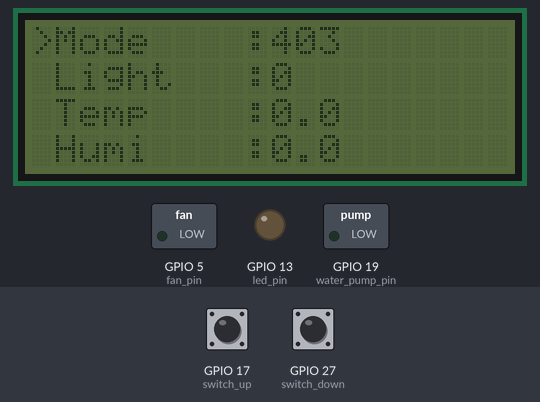
This program was run on a simulated Raspberry Pi (BCM pin numbers). Parts: 20×4 character LCD, switched loads named in the program (green lamp = pin HIGH), output pins drawn as LEDs (lit = HIGH). The inputs (shaded band) are chosen by the test bench; at power-on: GPIO 27 (switch_down) HIGH, GPIO 17 (switch_up) HIGH. Random numbers come from a fixed seed; the desktop window is not drawn, its controls go by their first labels and the mouse button is held 0.15 s.

Above: at 3.6 s.
3.7 s: GPIO 27 (switch_down) pulled LOW for 0.15 s
5.3 s: GPIO 27 (switch_down) pulled LOW for 1 s
7.8 s: GPIO 27 (switch_down) pulled LOW for 0.15 s
9.6 s: GPIO 27 (switch_down) pulled LOW for 3.2 s
At 12.94 s:
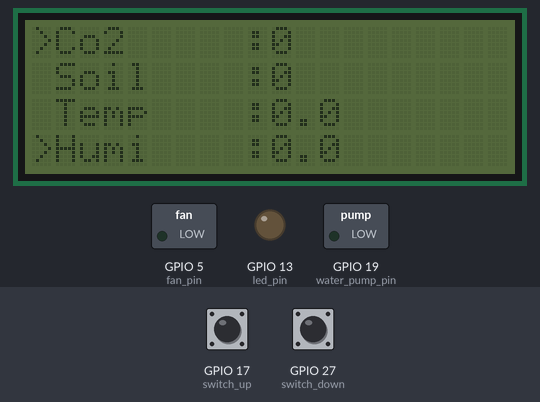
At 14.2 s:
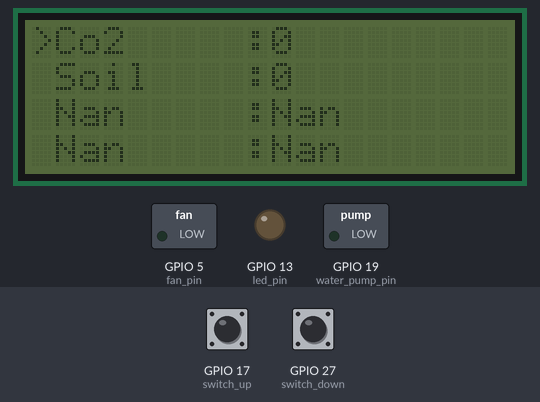
14.5 s: GPIO 27 (switch_down) pulled LOW for 0.15 s
16.2 s: GPIO 27 (switch_down) pulled LOW for 1 s
Timing chart, 0 to 19.2 s (numbered marks = the images above; inputs shaded):
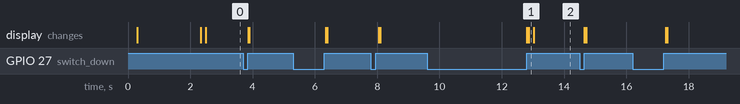

Measured:
- after the input at 9.6 s, the display: first changes after 3.2 s (image 1 shows a later state)

The program:

socketTest.py
```python
import RPi_I2C_driver      # 라즈베리파이에서 LCD를 사용하기위한 라이브러리
import RPi.GPIO as GPIO    # 라즈베리파이에서 IN OUT 제어핀을 사용하기 위한 라이브러리
import tkinter as tk       # ?
from time import *         # delay역할의 sleep의 사용 라이브러리
import socket              # socket은
import json
import requests
import random

# 서버 정보
HOST = '0.0.0.0'  # 서버의 IP 주소.
PORT = 8080  # 서버에서 사용할 포트 번호.

server_socket = socket.socket(socket.AF_INET, socket.SOCK_STREAM)
server_socket.bind((HOST, PORT))
server_socket.listen(1)

# 초기화
lcd = RPi_I2C_driver.lcd(0x27)
switch_up = 17
switch_down = 27

fan_pin = 5
servo_pin = 6
led_pin = 13
water_pump_pin = 19

lcd.backlight(0)

curr_scene = 0
curr_line = 0

# GPIO 초기화
GPIO.setmode(GPIO.BCM)  # GPIO핀을 BCM형식의 번호로 인식하기 위함?
GPIO.setwarnings(False)
GPIO.setup(switch_up, GPIO.IN, pull_up_down=GPIO.PUD_UP)
GPIO.setup(switch_down, GPIO.IN, pull_up_down=GPIO.PUD_UP)
GPIO.setup(fan_pin, GPIO.OUT)
GPIO.setup(servo_pin, GPIO.OUT)
GPIO.setup(led_pin, GPIO.OUT)
GPIO.setup(water_pump_pin, GPIO.OUT)

GPIO.output(fan_pin, GPIO.LOW)
GPIO.output(led_pin, GPIO.LOW)
GPIO.output(water_pump_pin, GPIO.LOW)
pwm = GPIO.PWM(servo_pin, 50)

# status & value
# 현재 센서값은 임의의 값 출력을 위해서 값을 일단 넣은 상태
# 이후 socket 통신으로 센서값을 받는 코드를작성하고 값을 변수에 받을 예정
# 0 = Non
light_val = 0
temp_val = 0
humi_val = 0
Co2_Val = 0
Soil_Val = 0

# actuator의 기본값 설정 이후 제어를 통해서 값을 변경하고 그값에따라 actuator 제어
fan_status = False
window_status = False
led_status = False
pump_status = False

# LCD 띄울 내용을 2차원 배열에 정리
Main_Scene_Text = [
    ["Mode    :", "Light   :", "Temp    :", "Humi    :"],
    ["Co2     :", "Soil    :", "Nan     :", "Nan     :"],
    ["Fan     :", "Motor   :", "RGB Bar :", "WPump   :"]
]

def set_angle(angle):
    duty_cycle = angle / 18.0 + 2.5  # 각도를 듀티 사이클로 변환
    pwm.ChangeDutyCycle(duty_cycle)  # 서보 모터 각도 설정
    sleep(0.3)  # 서보 모터가 제어를 받아야할 시간을 부여

# function
# callback함수로 만들어서 비동기처리를 할 수 있도록 구현
# 비동기처리? :
def button_down_callback(channel):
    global curr_line,curr_scene
    curr_line+=1
    if curr_line == 4:
        curr_scene +=1
        if curr_scene > 2:
            curr_scene = 0
        curr_line = 0
    print_LCD()

def button_up_callback(channel):
    global curr_scene, curr_line
    global fan_status,window_status,led_status,pump_status
    global fan_pin,servo_pin,led_pin,water_pump_pin

    scene = curr_scene
    line = curr_line
    if scene == 2:
        if line == 0:
            fan_status = not fan_status
            GPIO.output(fan_pin, GPIO.HIGH if fan_status else GPIO.LOW)  # fan_pin을 켜거나 끕니다.
        elif line == 1:
            window_status = not window_status
            angle = 100 if window_status else 0
            set_angle(angle)
        elif line == 2:
            led_status = not led_status
            GPIO.output(led_pin, GPIO.HIGH if led_status else GPIO.LOW)
        elif line == 3:
            pump_status = not pump_status
            GPIO.output(water_pump_pin, GPIO.HIGH if pump_status else GPIO.LOW)
    print_LCD()

def print_LCD():
    global curr_scene, curr_line
    global fan_status,window_status,led_status,pump_status

    arrow0 = ">" if curr_line == 0 else " "
    arrow1 = ">" if curr_line == 1 else " "
    arrow2 = ">" if curr_line == 2 else " "
    arrow3 = ">" if curr_line == 3 else " "

    if curr_scene == 0:
        lcd.lcd_display_string(arrow0+Main_Scene_Text[curr_scene][0] + "403", 1)
        lcd.lcd_display_string(arrow1+Main_Scene_Text[curr_scene][1] + "{:<8}".format("%d"   % light_val), 2)
        lcd.lcd_display_string(arrow2+Main_Scene_Text[curr_scene][2] + "{:<8}".format("%.1f"   % temp_val) , 3)
        lcd.lcd_display_string(arrow3+Main_Scene_Text[curr_scene][3] + "{:<8}".format("%.1f"   % humi_val), 4)
    elif curr_scene == 1:
        lcd.lcd_display_string(arrow0+Main_Scene_Text[curr_scene][0] + "{:<8}".format("%d"   % Co2_Val) , 1)
        lcd.lcd_display_string(arrow1+Main_Scene_Text[curr_scene][1] + "{:<8}".format("%d"   % Soil_Val), 2)
        lcd.lcd_display_string(arrow2+Main_Scene_Text[curr_scene][2] + "{:<8}".format("Nan") , 3)
        lcd.lcd_display_string(arrow3+Main_Scene_Text[curr_scene][3] + "{:<8}".format("Nan"), 4)
    elif curr_scene == 2:
        lcd.lcd_display_string(arrow0+Main_Scene_Text[curr_scene][0] + "{:<8}".format("ON" if fan_status else "OFF") , 1)
        lcd.lcd_display_string(arrow1+Main_Scene_Text[curr_scene][1] + "{:<8}".format("ON" if window_status else "OFF"), 2)
        lcd.lcd_display_string(arrow2+Main_Scene_Text[curr_scene][2] + "{:<8}".format("ON" if led_status else "OFF") , 3)
        lcd.lcd_display_string(arrow3+Main_Scene_Text[curr_scene][3] + "{:<8}".format("ON" if pump_status else "OFF"), 4)

def save_to_json(temperature, humidity,lightValue, co2Value, soilMoisture,pen,subMotor,LED,waterPump):
    data = {
        "lightValue": lightValue,
        "temperature": temperature,
        "humidity": humidity,
        "co2Value": co2Value,
        "soilMoisture": soilMoisture,
        "pen":pen,
        "subMotor":subMotor,
        "LED":LED,
        "waterPump":waterPump
    }
    with open('data.json', 'w') as json_file:
        json.dump(data, json_file)
    print("저장저장")

def read_json_data(file_path):
    with open(file_path, 'r') as json_file:
        data = json.load(json_file)
        return data

def send_to_server(url,data):
    headers = {'Content-type': 'application/json'}
    response = requests.post(url, data=json.dumps(data), headers=headers)
    print(response.text)


def add_random_values():
    global light_val, temp_val, humi_val, Co2_Val, Soil_Val, data

    # 0부터 100 사이의 랜덤 값을 각 변수에 부여합니다.
    light_val = random.randint(0, 100)
    temp_val = random.randint(0, 100)
    humi_val = random.randint(0, 100)
    Co2_Val = random.randint(0, 100)
    Soil_Val = random.randint(0, 100)
    # data에 새로운 랜덤 값을 추가합니다.
    data = f"{light_val},{temp_val},{humi_val},{Co2_Val},{Soil_Val}"

    print(f"Updated data: {data}")
    sleep(2)  # 2초 대기

# intro
lcd.lcd_display_string("Hello 403",1)
lcd.lcd_display_string("Smart Farm",2)
sleep(2)
print_LCD()
pwm.start(0)

# Add event detect for the down button
GPIO.add_event_detect(switch_down, GPIO.RISING, callback=button_down_callback, bouncetime=1000)
GPIO.add_event_detect(switch_up, GPIO.RISING, callback=button_up_callback, bouncetime=1000)

# Loop

while True:
    client_socket, addr = server_socket.accept()
    print('Connected by', addr)

    while True:
        try:
            data = client_socket.recv(1024) # 클라이언트로부터 데이터를 받는다.
            if not data:
                print("None Data")
                break

            data_str = data.decode()
            #add_random_values()
            temp_val, humi_val,light_val, Co2_Val, Soil_Val = map(float, data_str.split(','))

            save_to_json(temp_val, humi_val,light_val, Co2_Val, Soil_Val, fan_status, window_status, led_status, pump_status)
            # 각 센서값 출력
            print("Temperature: {:.1f}°C, Humidity: {:.1f}%".format(temp_val, humi_val))
            print("Light Value:", int(light_val))
            print("CO2: {} ppm".format(int(Co2_Val)))
            print("Soil Moisture: {}".format(int(Soil_Val)))
            server_url = 'https://smartfarmhansei.shop/senser/data'  # 웹 서버의 URL
            json_data = read_json_data('data.json')
            send_to_server(server_url, json_data)
            # 1초 대기
            sleep(6)
        except BrokenPipeError as e:
            print("BrokenPipeError", e)
        except ConnectionResetError as e:
            print("ConnectionResetError", e)
        except KeyboardInterrupt:
            GPIO.cleanup()
            lcd.clear()
    client_socket.close()

server_socket.close()
```
